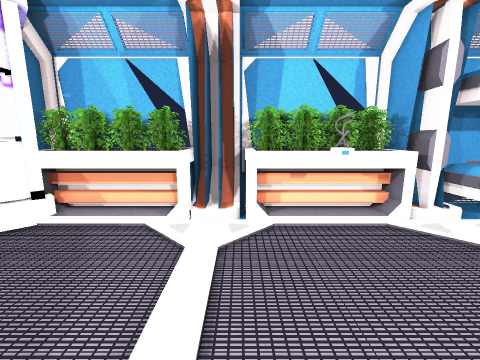
View 1 (above)

22 first-person views from a walk through a scene from a Unity 3-D project. The camera is 1.4 m above the floor, tilts 10° down and sees 90° across. The floor is counted in squares, 0.5 m on a side. Each view is taken from the middle of a square. On the plan, view 1 faces up. The plan holds only what a view shows up to about 18 squares ahead; the rest is blank. The player character is not drawn. Some animated figures are not drawn.

View 2
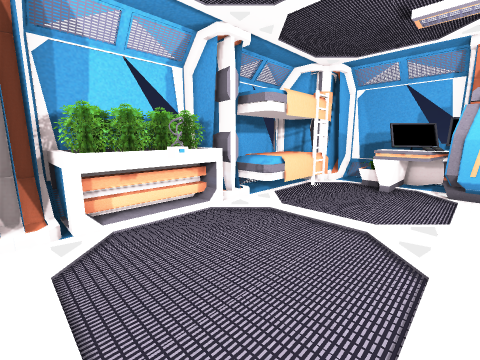

View 3
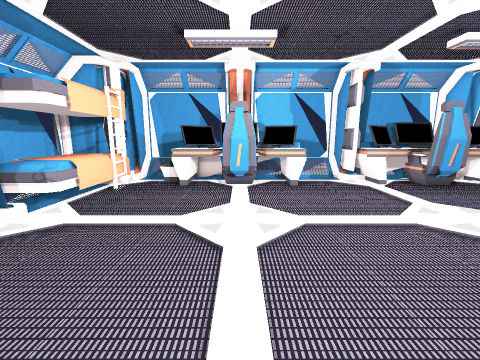

View 4
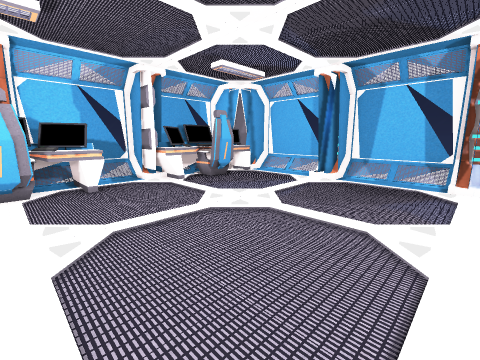

View 5
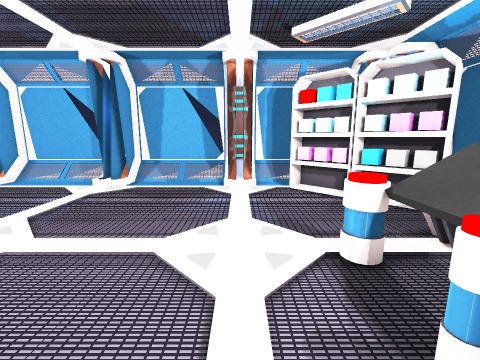

View 6
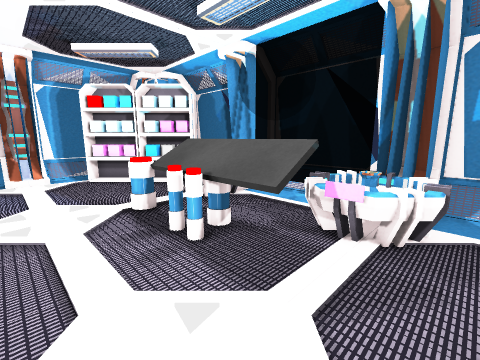

View 7
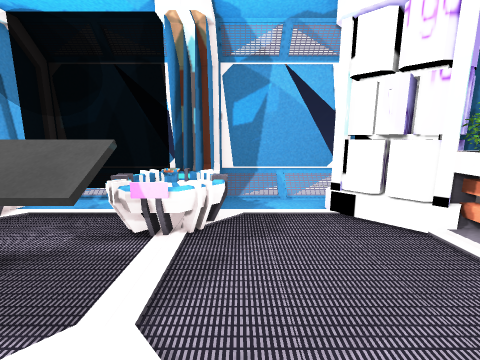

View 8
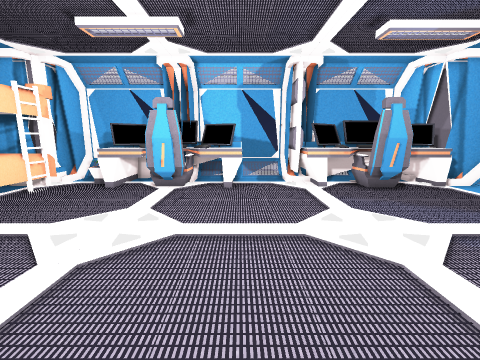

View 9
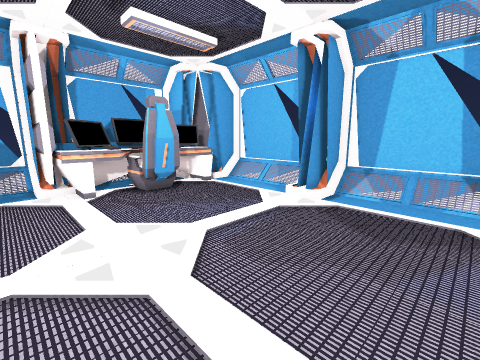

View 10
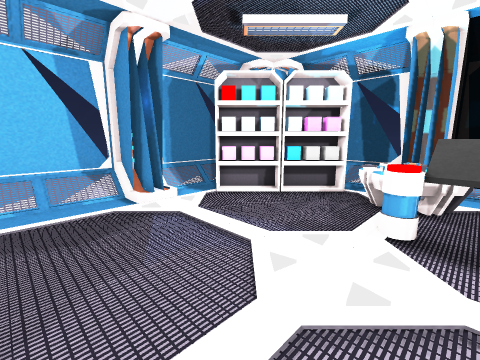

View 11
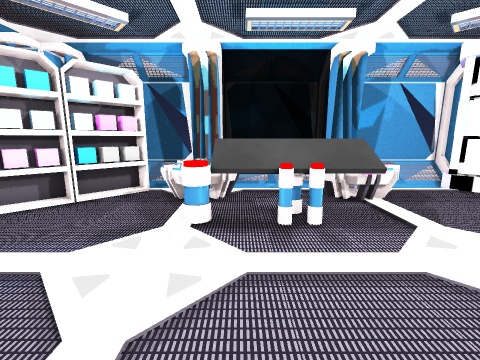

View 12
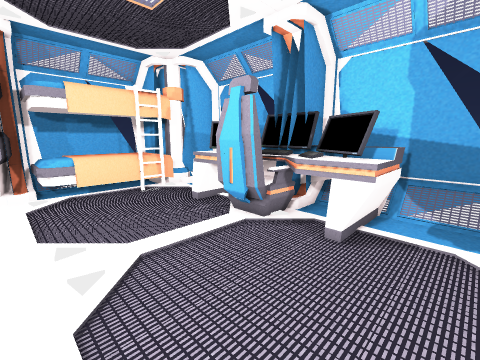

View 13
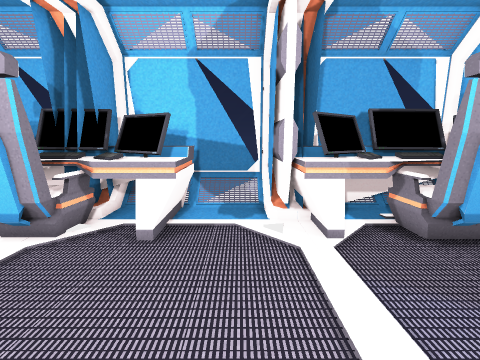

View 14
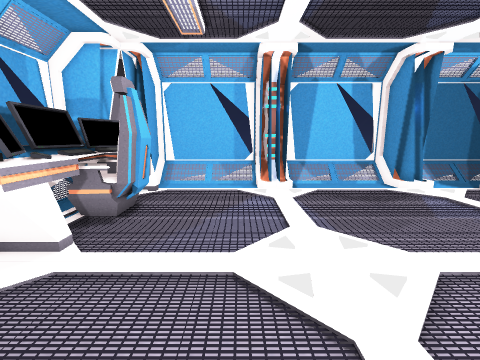

View 15
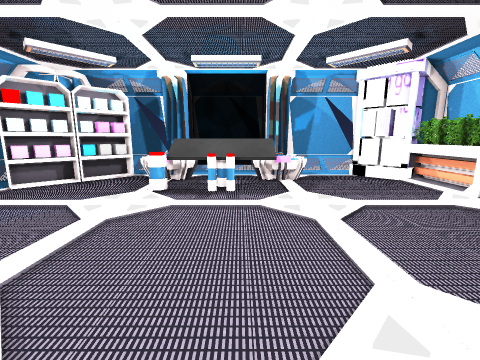

View 16
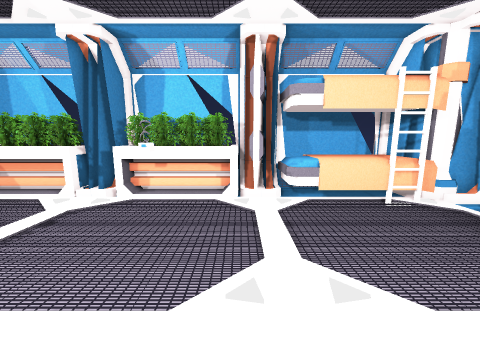

View 17
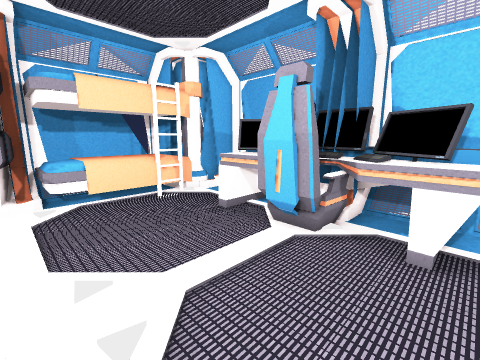

View 18
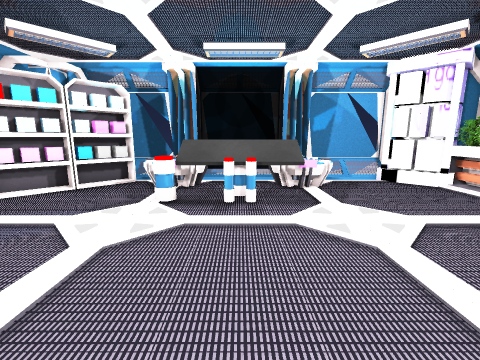

View 19
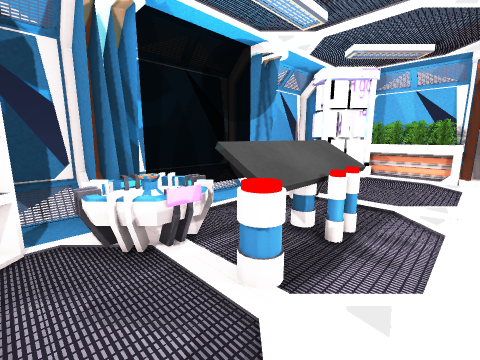

View 20
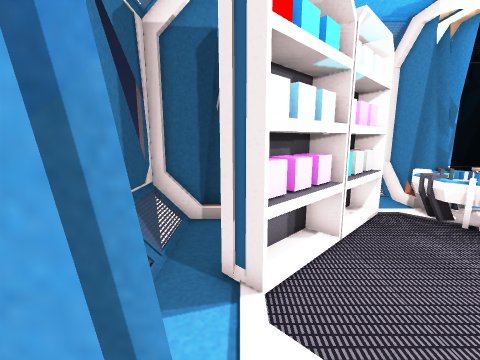

View 21
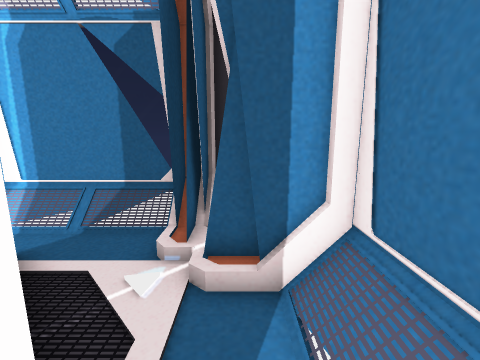

View 22
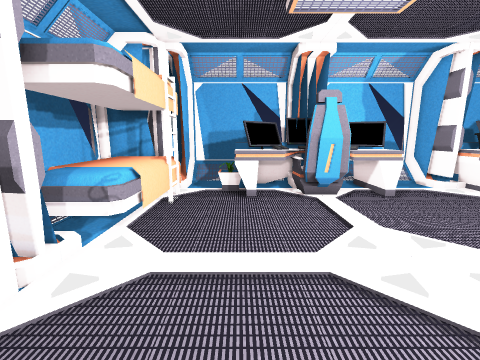

### Floor plan
Key: @ floor where view 1 was taken; # wall or solid block; . floor; / step, stairs or slope; = window, fence, low wall or low ledge; O other object.
Columns run from 12 left of view 1 to 18 right of it. Each row starts with its distance up from view 1.
 11     #OOOOO###OOOOO#########
 10    ##OOOOOO##OOOOO###OOOOO###
  9    #OOOOOOO#OOOOOOO#OOOOOOO##
  8    O#OOOOOO.OOOOOOO#OOOOOOOO##
  7 ##O.................OOOOOOO.###
  6 =/............OO............./=
  5 =/.........................../=
  4 =/........................OOO =
  3 =/........................OOO =
  2 =/..O.....................OOO##
  1 ###OOOO..................OOOO##
  0  ##OOOO.....@...........OO OO##
 -1   #OOOOOO................OOOO##
 -2    OOOOOO.................OOOO=
 -3    ...OOO.................OOOO=
 -4    ...OOO.................OOOO=
 -5    ...OOO..................../=
 -6    OOOOOO..................../=
 -7  ##OOOOOO..................####
 -8 ###OOOO.O.................OOO##
 -9 ##OOOOO...................OOO##
-10 =/.OOO....................OOOO=
-11 =/.OO....................OOOOO=
-12 =/ OOO..................OOOOOO#
-13 =/  OOO..................OOOOO#
-14 =/...OOO..................OOO##
-15 ###...OOO.................OOO##
-16   #=...OO.///.....///.....OOO#
-17   ###.../.###.....###.....####
-18    ##/////###/////###/////##
-19     #=====# #=====# #=====#

Positions as (right, up) in squares from view 1, and headings:
1: (0, 0), facing up
2: (-1, 0), facing up-right
3: (-1, 0), facing right
4: (-1, 0), facing down-right
5: (-1, -2), facing down
6: (0, 2), facing down-left
7: (0, 2), facing left
8: (0, -4), facing right
9: (1, -6), facing down-right
10: (4, -6), facing down-left
11: (4, -6), facing left
12: (7, -6), facing up-right
13: (7, -6), facing right
14: (9, -3), facing down
15: (9, -3), facing left
16: (6, -3), facing up
17: (7, -4), facing up-right
18: (7, -4), facing left
19: (-1, -11), facing up-left
20: (0, -16), facing left
21: (-10, -11), facing down
22: (2, 4), facing right
